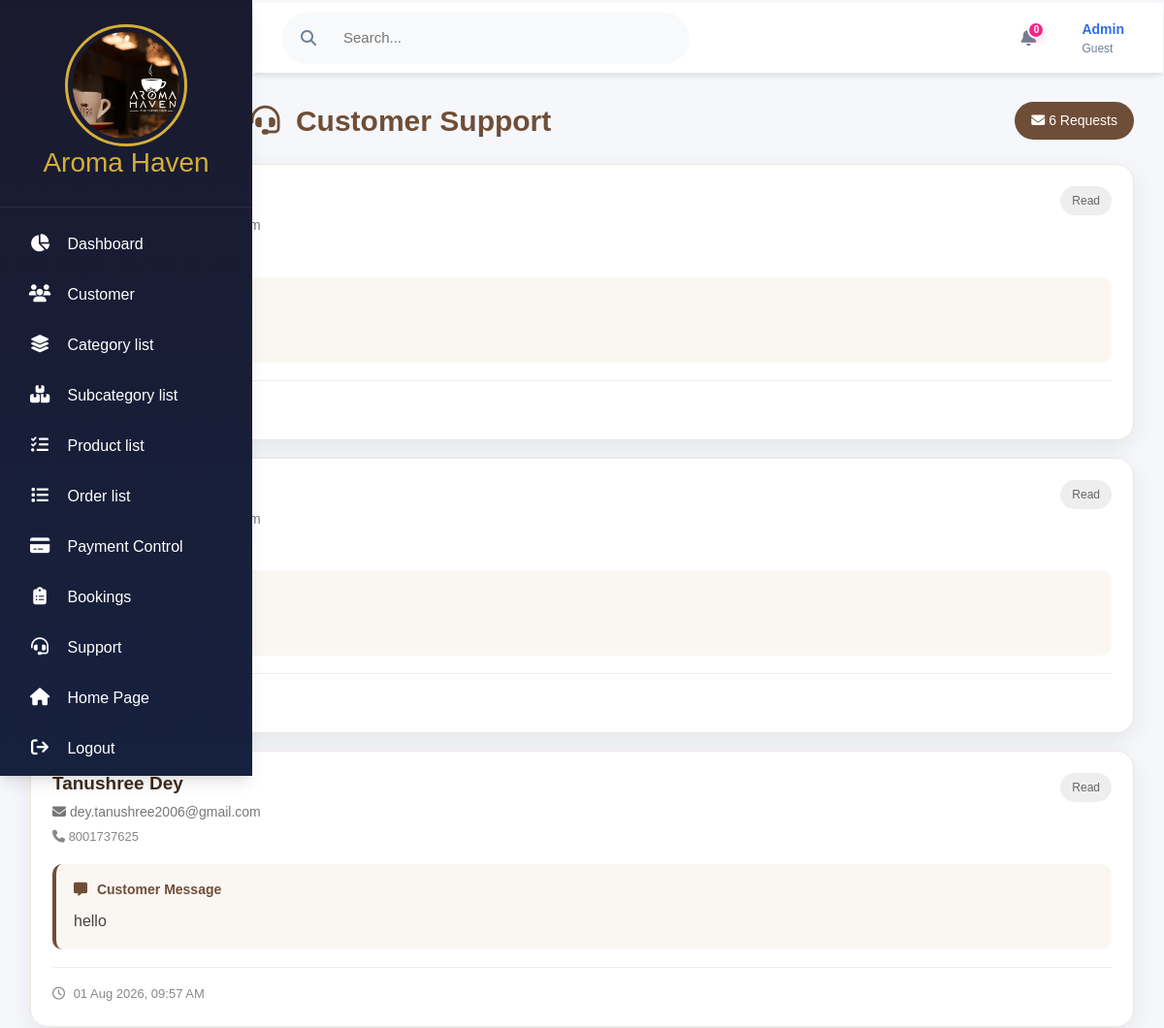
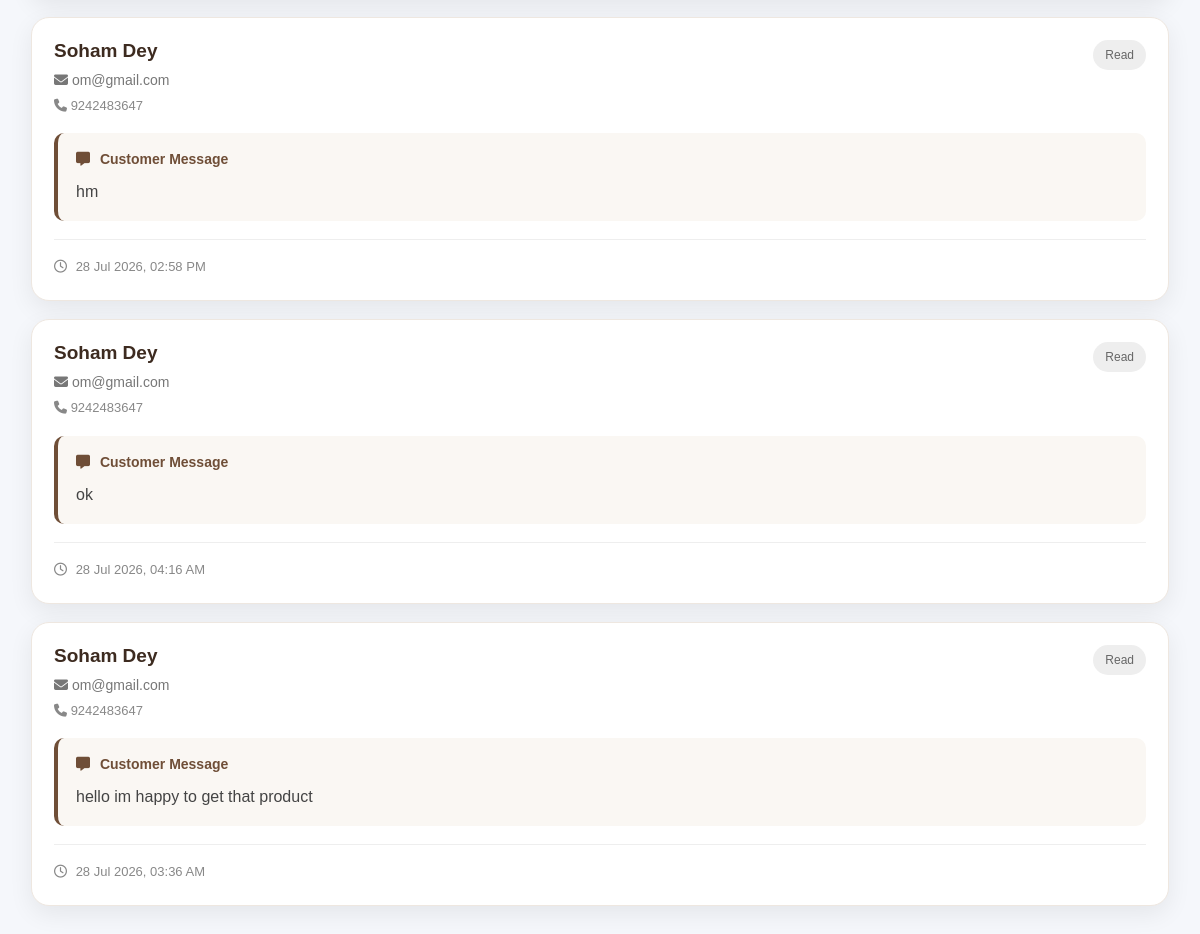
Screenshot of /admin/ab.php with the database file from the repository (2 pictures, top to bottom).
### tables this page shows
CREATE TABLE `support_messages` (
  `id` int(11) NOT NULL,
  `user_id` int(11) NOT NULL,
  `sender` enum('User','Admin') NOT NULL,
  `name` varchar(255) DEFAULT NULL,
  `email` varchar(255) DEFAULT NULL,
  `phone` varchar(50) DEFAULT NULL,
  `support_type` varchar(100) DEFAULT NULL,
  `order_id` varchar(100) DEFAULT NULL,
  `priority` varchar(50) NOT NULL DEFAULT 'Normal',
  `message` text NOT NULL,
  `attachment` varchar(255) DEFAULT NULL,
  `notification` tinyint(1) DEFAULT 1,
  `status` varchar(50) NOT NULL DEFAULT 'Pending',
  `created_at` timestamp NOT NULL DEFAULT current_timestamp()
);

CREATE TABLE `clients` (
  `id` int(11) NOT NULL,
  `name` varchar(255) NOT NULL,
  `email` varchar(255) NOT NULL,
  `mobile` varchar(10) NOT NULL,
  `password` varchar(255) NOT NULL,
  `reset_token` varchar(255) DEFAULT NULL,
  `reset_expiry` datetime DEFAULT NULL,
  `address` varchar(255) NOT NULL,
  `image` text NOT NULL,
  `addwithus` timestamp NOT NULL DEFAULT current_timestamp(),
  `role` enum('admin','user') NOT NULL DEFAULT 'user',
  `membership` enum('Gold','Yes','No') NOT NULL DEFAULT 'No'
);

### admin/ab.php (the view, shortened to what this page needs)
<?php
include("function.php");
$query = mysqli_query($conn, "
    SELECT
        s.id,
        s.user_id,
        s.sender,
        s.message,
        s.notification,
        s.created_at,
        c.name,
        c.email,
        c.mobile
    FROM support_messages s
    LEFT JOIN clients c
        ON s.user_id = c.id
    WHERE s.sender = 'User'
    ORDER BY s.created_at DESC
");
?>
<!DOCTYPE html>
<html lang="en">
<head>
    <link
        rel="stylesheet"
        href="https://cdnjs.cloudflare.com/ajax/libs/font-awesome/6.7.2/css/all.min.css"
    >
    <link
        rel="stylesheet"
        href="../assets/bootstrap-5.3.7-dist/css/bootstrap.min.css"
    >
    <link
        rel="stylesheet"
        href="admin_panel.css"
    >
</head>
<body>
<?php include "sidebar.php"; ?>
<div class="main-content" style="margin-left:-2%; margin-top: -1.8%;  min-width:104%;">
<div class="">
  <?php include "header.php"; ?>
    <main class="support-content">
        <div class="support-page-heading">
            <h2 class="support-page-title">
                <i class="fa-solid fa-headset"></i>
                Customer Support
            </h2>
            <span class="support-request-count">
                <i class="fa-solid fa-envelope"></i>
                <?= mysqli_num_rows($query) ?>
                Requests
            </span>
        </div>
        <?php
        if (mysqli_num_rows($query) > 0) {
            while ($row = mysqli_fetch_assoc($query)) {
        ?>
                <div class="support-customer-card">
<div class="support-customer-header">
    <div>
        <h5 class="support-customer-name">
            <?= htmlspecialchars(
                $row['name'] ?? 'Unknown Customer'
            ) ?>
        </h5>
        <p class="support-customer-email">
            <i class="fa-solid fa-envelope"></i>
            <?= htmlspecialchars(
                $row['email'] ?? 'Email not available'
            ) ?>
        </p>
        <?php if (!empty($row['mobile'])) { ?>
            <p class="support-customer-phone">
                <i class="fa-solid fa-phone"></i>
                <?= htmlspecialchars($row['mobile']) ?>
            </p>
        <?php } ?>
    </div>
    <?php if ((int)$row['notification'] === 1) { ?>
        <span class="support-new-badge">
            <i class="fa-solid fa-bell"></i>
            New
        </span>
    <?php } else { ?>
        <span class="support-read-badge">
            Read
        </span>
    <?php } ?>
</div>
                    <div class="support-message-box">
                        <div class="support-message-title">
                            <i class="fa-solid fa-message"></i>
                            Customer Message
                        </div>
                        <div class="support-message-text">
                            <?= nl2br(
                                htmlspecialchars(
                                    $row['message']
                                )
                            ) ?>
                        </div>
                    </div>
                    <div class="support-message-footer">
                        <span class="support-message-date">
                            <i class="fa-regular fa-clock"></i>
                            <?= date(
                                "d M Y, h:i A",
                                strtotime(
                                    $row['created_at']
                                )
                            ) ?>
                        </span>
                    </div>
                </div>
        <?php
            }
        }
        ?>
    </main>
</body>
</html>

### admin/admin_panel.css (style rules this page uses)
:root { --primary: #3a0ca3; --primary-light: #4361ee; --secondary: #7209b7; --success: #4cc9f0; --danger: #f72585; --warning: #f8961e; --info: #4895ef; --dark: #1a1a2e; --light: #f8f9fa; --border: #e9ecef; --text: #2d3748; --text-light: #718096; --shadow: 0 10px 15px -3px rgba(0, 0, 0, 0.1), 0 4px 6px -2px rgba(0, 0, 0, 0.05); --shadow-sm: 0 4px 6px -1px rgba(0, 0, 0, 0.1); --shadow-lg: 0 20px 25px -5px rgba(0, 0, 0, 0.1), 0 10px 10px -5px rgba(0, 0, 0, 0.04); --radius: 10px; --radius-sm: 6px; --sidebar-width: 260px; --header-height: 70px; --transition: all 0.3s ease; }
* { margin: 0; padding: 0; box-sizing: border-box; font-family: "Poppins", sans-serif; }
body { background-color: #f5f7fb; color: var(--text); overflow-x: hidden; }
.main-content, .header { margin-left: 260px; width: calc(100% - 260px); }
.main-content { grid-column: 2; padding: 25px 30px; overflow-y: auto; margin-left: 260px; padding: 25px; width: calc(100% - 260px); }

### admin/ab.php (style rules this page uses)
.support-content { width: 100%; padding: 30px; box-sizing: border-box; }
.support-page-heading { display: flex; justify-content: space-between; align-items: center; margin-bottom: 25px; gap: 20px; }
.support-page-title { margin:0% 20%; color: #6F4E37; font-size: 30px; font-weight: 700; }
.support-page-title i { margin-right: 8px; }
.support-request-count { background: #6F4E37; color: #ffffff; padding: 9px 17px; border-radius: 30px; font-size: 14px; white-space: nowrap; }
.support-customer-card { width: 100%; background: #ffffff; border-radius: 18px; padding: 22px; margin-bottom: 18px; border: 1px solid #eee7e0; box-shadow: 0 8px 25px rgba(0, 0, 0, 0.07); transition: 0.3s ease; }
.support-customer-header { display: flex; justify-content: space-between; align-items: flex-start; gap: 20px; }
.support-customer-name { margin: 0; color: #3d2b20; font-size: 19px; font-weight: 700; }
.support-customer-email { margin: 7px 0 0; color: #777; font-size: 14px; }
.support-customer-phone { margin: 5px 0 0; color: #888; font-size: 13px; }
.support-read-badge { background: #eeeeee; color: #666666; padding: 6px 12px; border-radius: 30px; font-size: 12px; white-space: nowrap; }
.support-message-box { margin-top: 18px; background: #faf7f3; border-left: 4px solid #6F4E37; padding: 16px 18px; border-radius: 10px; }
.support-message-title { color: #6F4E37; font-size: 14px; font-weight: 700; margin-bottom: 8px; }
.support-message-title i { margin-right: 6px; }
.support-message-text { color: #444444; line-height: 1.7; word-break: break-word; }
.support-message-footer { margin-top: 18px; padding-top: 14px; border-top: 1px solid #eeeeee; }
.support-message-date { color: #888888; font-size: 13px; }
.support-message-date i { margin-right: 5px; }

### rows the page displays
support_messages: user.email "dey.tanushree2006@gmail.com", user.mobile "8001737625", notification "Read", message "listen", created_at "01 Aug 2026, 10:08 AM"
support_messages: user.name "Tanushree Dey", user.email "dey.tanushree2006@gmail.com", user.mobile "8001737625", notification "Read", created_at "01 Aug 2026, 09:57 AM"
support_messages: user.name "Tanushree Dey", user.email "dey.tanushree2006@gmail.com", user.mobile "8001737625", notification "Read", message "hello", created_at "01 Aug 2026, 09:57 AM"
support_messages: user.name "Soham Dey", user.email "om@gmail.com", user.mobile "9242483647", notification "Read", message "hm", created_at "28 Jul 2026, 02:58 PM"
support_messages: user.name "Soham Dey", user.email "om@gmail.com", user.mobile "9242483647", notification "Read", message "ok", created_at "28 Jul 2026, 04:16 AM"
support_messages: user.name "Soham Dey", user.email "om@gmail.com", user.mobile "9242483647", notification "Read", message "hello im happy to get that product", created_at "28 Jul 2026, 03:36 AM"

### other values shown
$notificationData['total'] "0"
$_SESSION['user_name'] "Guest"
mysqli_num_rows($query) "6"
